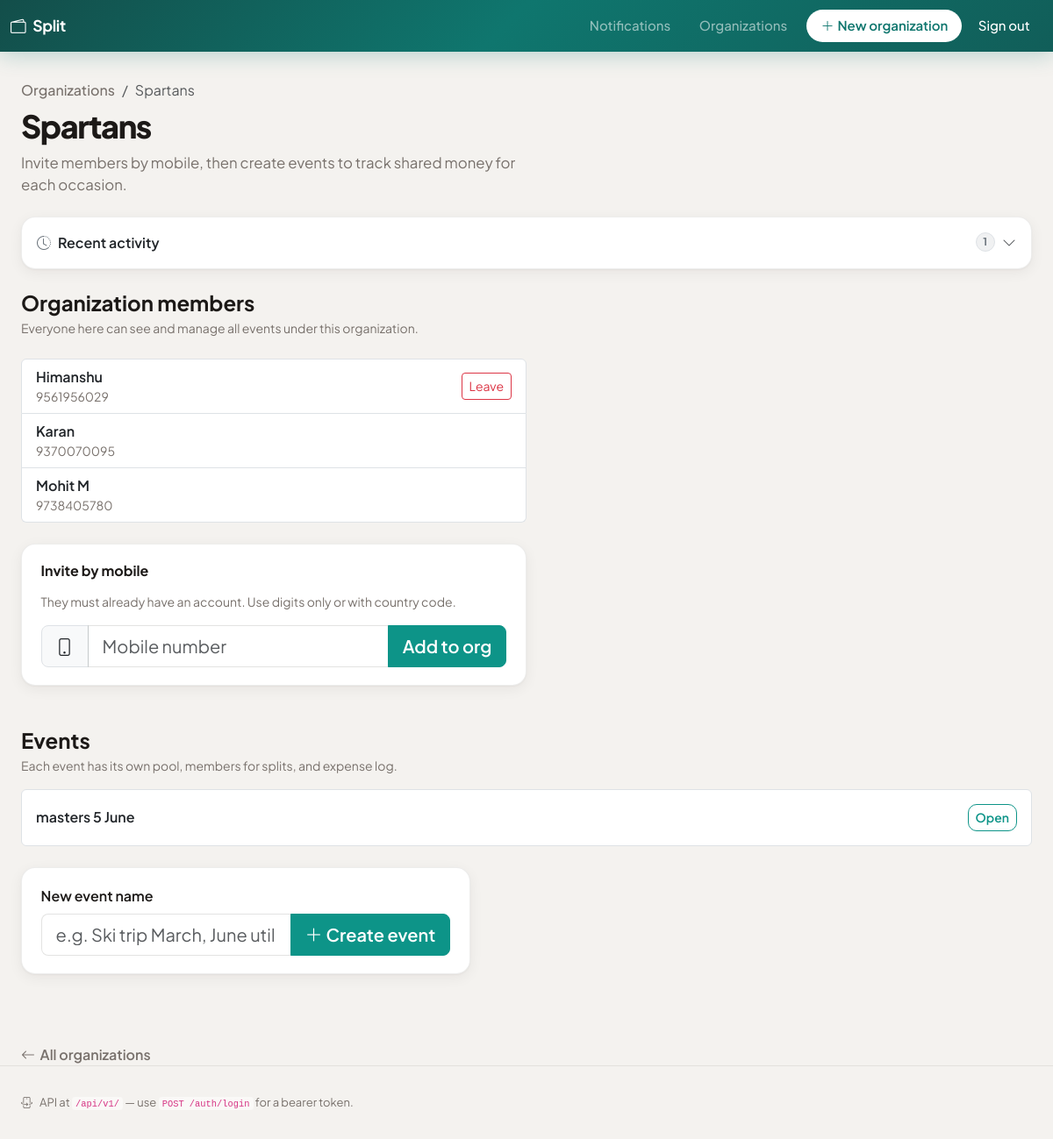
Before: /orgs/2 (signed in) with the older database file.
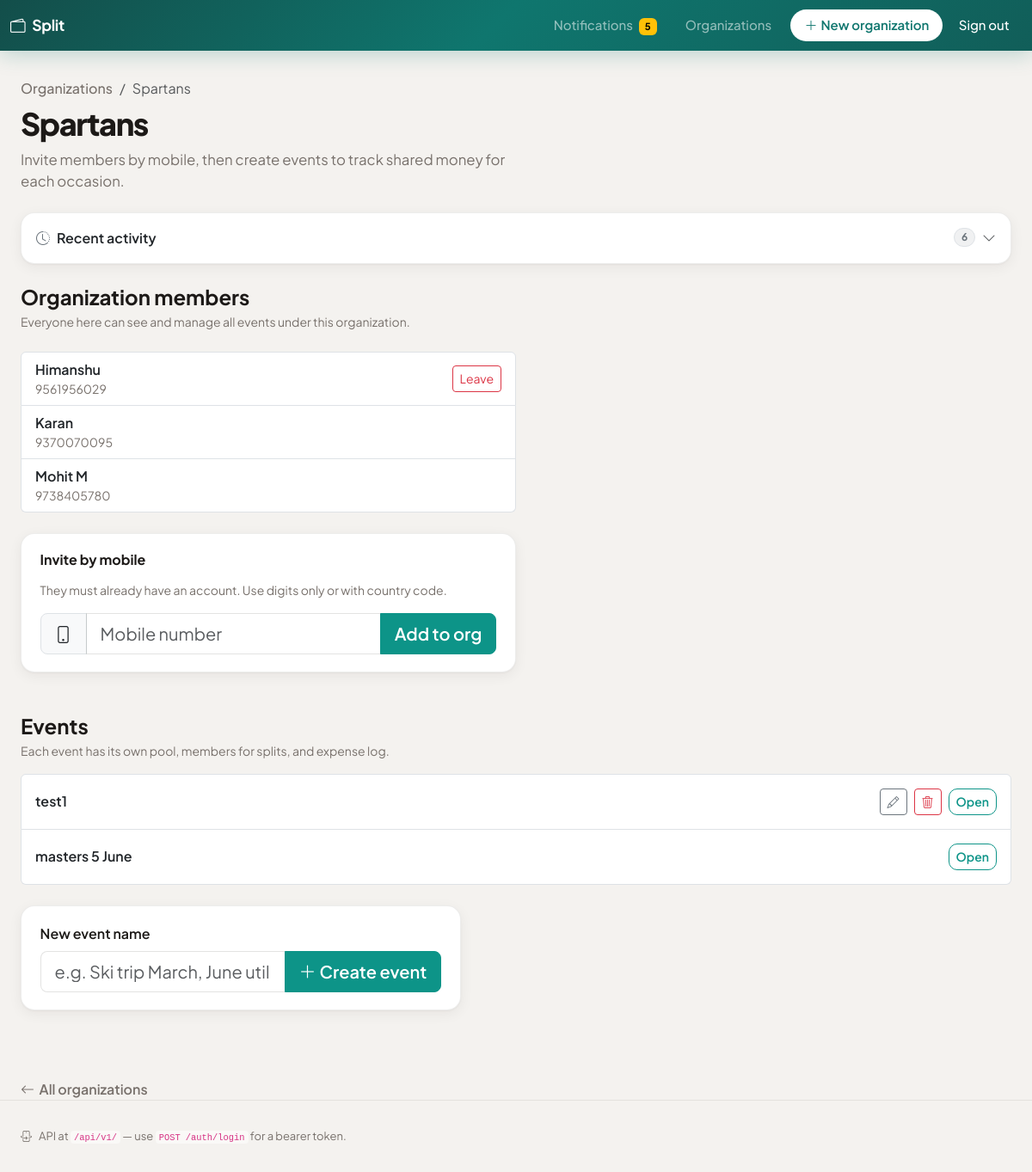
After: the same page with the newer database file.
### app/models.py (models this page shows)
class OrganizationMember(Base):
    __tablename__ = "organization_members"
    __table_args__ = (
        UniqueConstraint("organization_id", "user_id", name="uq_org_user"),
    )
    id: Mapped[int] = mapped_column(primary_key=True, autoincrement=True)
    organization_id: Mapped[int] = mapped_column(
        ForeignKey("organizations.id", ondelete="CASCADE"),
        nullable=False,
    )
    user_id: Mapped[int] = mapped_column(ForeignKey("users.id"), nullable=False)
    created_by_user_id: Mapped[int | None] = mapped_column(
        ForeignKey("users.id"), nullable=True, index=True
    )
    created_at: Mapped[datetime] = mapped_column(DateTime, default=datetime.utcnow)
    organization: Mapped["Organization"] = relationship(back_populates="members")
    user: Mapped["User"] = relationship(
        back_populates="org_memberships", foreign_keys=[user_id]
    )

class User(Base):
    __tablename__ = "users"
    __table_args__ = (UniqueConstraint("mobile", name="uq_users_mobile"),)
    id: Mapped[int] = mapped_column(primary_key=True, autoincrement=True)
    mobile: Mapped[str] = mapped_column(String(20), nullable=False, index=True)
    password_hash: Mapped[str] = mapped_column(String(255), nullable=False)
    full_name: Mapped[str] = mapped_column(String(120), nullable=False)
    created_at: Mapped[datetime] = mapped_column(DateTime, default=datetime.utcnow)
    org_memberships: Mapped[list["OrganizationMember"]] = relationship(
        back_populates="user",
        foreign_keys="OrganizationMember.user_id",
        cascade="all, delete-orphan",
    )
    event_memberships: Mapped[list["Member"]] = relationship(
        back_populates="user", foreign_keys="Member.user_id"
    )
    activities_received: Mapped[list["Activity"]] = relationship(
        "Activity",
        foreign_keys="[Activity.recipient_user_id]",
        back_populates="recipient",
        cascade="all, delete-orphan",
    )
    activities_sent: Mapped[list["Activity"]] = relationship(
        "Activity",
        foreign_keys="[Activity.actor_user_id]",
        back_populates="actor",
        viewonly=True,
    )

class Event(Base):
    __tablename__ = "events"
    id: Mapped[int] = mapped_column(primary_key=True, autoincrement=True)
    organization_id: Mapped[int] = mapped_column(
        ForeignKey("organizations.id"), nullable=False
    )
    name: Mapped[str] = mapped_column(String(200), nullable=False)
    created_by_user_id: Mapped[int | None] = mapped_column(
        ForeignKey("users.id"), nullable=True, index=True
    )
    created_at: Mapped[datetime] = mapped_column(DateTime, default=datetime.utcnow)
    organization: Mapped["Organization"] = relationship(back_populates="events")
    members: Mapped[list["Member"]] = relationship(
        back_populates="event", cascade="all, delete-orphan"
    )
    expenses: Mapped[list["Expense"]] = relationship(
        back_populates="event", cascade="all, delete-orphan"
    )

### app/routers/web.py (the view)
@router.get("/orgs/{org_id}", response_class=HTMLResponse)
def page_org_detail(
    request: Request, org_id: int, db: Session = Depends(get_db)
):
    uid = require_session_user(request)
    if isinstance(uid, RedirectResponse):
        return uid
    org = services.get_organization(db, org_id)
    if not org or not services.user_in_organization(db, uid, org_id):
        raise HTTPException(404, "Organization not found")
    events = services.list_events_for_organization(db, org_id)
    org_activities = activity_service.list_for_org(db, uid, org_id, limit=40)
    membership_remove_ok = {
        om.id: services.user_can_remove_org_membership(db, om.id, uid)
        for om in org.members
    }
    return templates.TemplateResponse(
        request,
        "org_detail.html",
        {
            "org": org,
            "events": events,
            "title": org.name,
            "org_activities": org_activities,
            "current_user_id": uid,
            "membership_remove_ok": membership_remove_ok,
        },
    )

### templates/org_detail.html (shortened to what the changed rows need)
{% extends "base.html" %}
{% block content %}
<header class="mb-4">
  <div class="d-flex flex-wrap align-items-start justify-content-between gap-3 mb-2">
    <div>
      <h1 class="et-hero-title mb-2">{{ org.name }}</h1>
    </div>
  </div>
</header>
{% if org_activities %}
<section class="mb-4 et-card overflow-hidden" id="activity">
  <button type="button" class="btn btn-link text-decoration-none text-body w-100 py-3 px-3 d-flex align-items-center justify-content-between rounded-0 collapsed et-activity-toggle"
          data-bs-toggle="collapse" data-bs-target="#orgActivityCollapse" aria-expanded="false" aria-controls="orgActivityCollapse">
    <span class="fw-semibold"><i class="bi bi-clock-history me-2 text-secondary"></i>Recent activity</span>
    <span class="d-flex align-items-center gap-2">
      <span class="badge rounded-pill bg-secondary bg-opacity-10 text-secondary border">{{ org_activities | length }}</span>
      <i class="bi bi-chevron-down et-collapse-chevron text-muted"></i>
    </span>
  </button>
</section>
{% endif %}
<section class="mb-5" id="members">
  <h2 class="h4 fw-bold mb-1">Organization members</h2>
  <ul class="list-group mb-4" style="max-width: 36rem;">
    {% for om in org.members %}
    <li class="list-group-item d-flex justify-content-between align-items-center flex-wrap gap-2">
      <div>
        <span class="fw-semibold">{{ om.user.full_name }}</span>
        <span class="small et-muted d-block">{{ om.user.mobile }}</span>
      </div>
      {% if membership_remove_ok.get(om.id) %}
      <form method="post" action="/orgs/{{ org.id }}/memberships/{{ om.id }}/remove#members" class="d-inline" onsubmit="return confirm('Remove this person from the organization?');">
        <button type="submit" class="btn btn-outline-danger btn-sm">{% if om.user_id == current_user_id %}Leave{% else %}Remove{% endif %}</button>
      </form>
      {% endif %}
    </li>
    {% endfor %}
  </ul>
</section>
<section class="mb-5" id="events">
  <div class="d-flex flex-wrap justify-content-between align-items-end gap-2 mb-3">
    <div>
      <h2 class="h4 fw-bold mb-1">Events</h2>
    </div>
  </div>
  {% if events %}
  <div class="list-group mb-4">
    {% for ev in events %}
    <div class="list-group-item d-flex flex-wrap align-items-center justify-content-between gap-2 py-3">
      <a href="/events/{{ ev.id }}" class="fw-semibold text-decoration-none text-reset flex-grow-1">{{ ev.name }}</a>
      <div class="d-flex flex-wrap gap-2 align-items-center">
        {% if ev.created_by_user_id == current_user_id %}
        <button type="button" class="btn btn-outline-secondary btn-sm" data-bs-toggle="collapse" data-bs-target="#editEv{{ ev.id }}"><i class="bi bi-pencil"></i></button>
        <form method="post" action="/events/{{ ev.id }}/delete" class="d-inline" onsubmit="return confirm('Delete this event and all pool entries, members, and expenses?');">
          <button type="submit" class="btn btn-outline-danger btn-sm"><i class="bi bi-trash3"></i></button>
        </form>
        {% endif %}
        <a href="/events/{{ ev.id }}" class="btn btn-sm btn-outline-primary">Open</a>
      </div>
    </div>
    {% endfor %}
  </div>
  {% else %}
  <div class="et-empty mb-4">
    <p class="et-muted mb-3">No events yet. Create the first one for a trip, party, or billing period.</p>
  </div>
  {% endif %}
</section>
{% endblock %}

Changed rows visible on the page:
added Event: name "test1"
Other visible differences:
{{ request.state.unread_notifications }}: (not shown) → "5"
{{ org_activities | length }}: "1" → "6"
